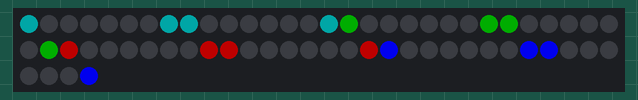
The program below on a simulated ESP32-S2. On the bench: 64 RGB LEDs in strip order, left to right, continuing on the next row. Colours are those a GRB WS2812 strip shows for the declared byte order; what the program prints to the serial monitor is not drawn.

Above: at 0.1 s.
At 0.91 s:
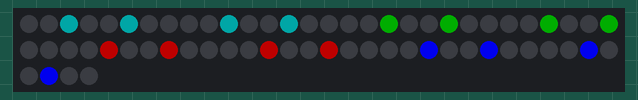

The program:

main.cpp
```cpp
#include <Arduino.h>
#include <FastLED.h>
#include <stdint.h>

/*------------------------------------------------------------------------------
 * Initialize setup parameters
 *----------------------------------------------------------------------------*/
static const uint8_t LED_PIN = 16;
static const uint8_t width = 4;
static const uint8_t height = 4;
static const uint8_t depth = 4;
static CRGB cube[width][height][depth];
static CRGB leds[width * height * depth];

void setup() {
  Serial.begin(115200);
  Serial.println("Starting");
  FastLED.addLeds<WS2812B, LED_PIN, RGB>(leds, sizeof(leds) / sizeof(CRGB));
  FastLED.setDither(false);
}

// Move 3D Cube data to 1D LED array
void display_update(int ms_delay) {
  for (uint8_t x = 0; x < width; x++) {
    uint8_t xx = x * height;
    for (uint8_t y = 0; y < height; y++) {
      uint8_t yy = (x & 1) ? height - 1 - y : y;
      for (uint8_t z = 0; z < depth; z++) {
        uint8_t zz = (z + (z & 1)) * height * width;
        uint8_t led = (z & 1) ? zz - xx - yy - 1 : xx + yy + zz;
        leds[led] = cube[x][y][z];
      }
    }
  }
  FastLED.show();
  delay(ms_delay);
}

void display_clear() { memset(cube, 0, sizeof(cube)); }
/*------------------------------------------------------------------------------
 * Start the main loop
 *----------------------------------------------------------------------------*/
void loop() {
  static int y = 0;
  static int a = 1;

  for (int x = 0; x < width; x++) {
    cube[x][y][0] = CRGB(40, 0, 40);
    cube[x][y][1] = CRGB(50, 0, 0);
    cube[x][y][2] = CRGB(0, 80, 0);
    cube[x][y][3] = CRGB(0, 0, 200);
  }
  int t = y + a;
  if (t > height - 1 || t < 0) a = -a;
  y += a;
  display_update(200);
  display_clear();
}
```
